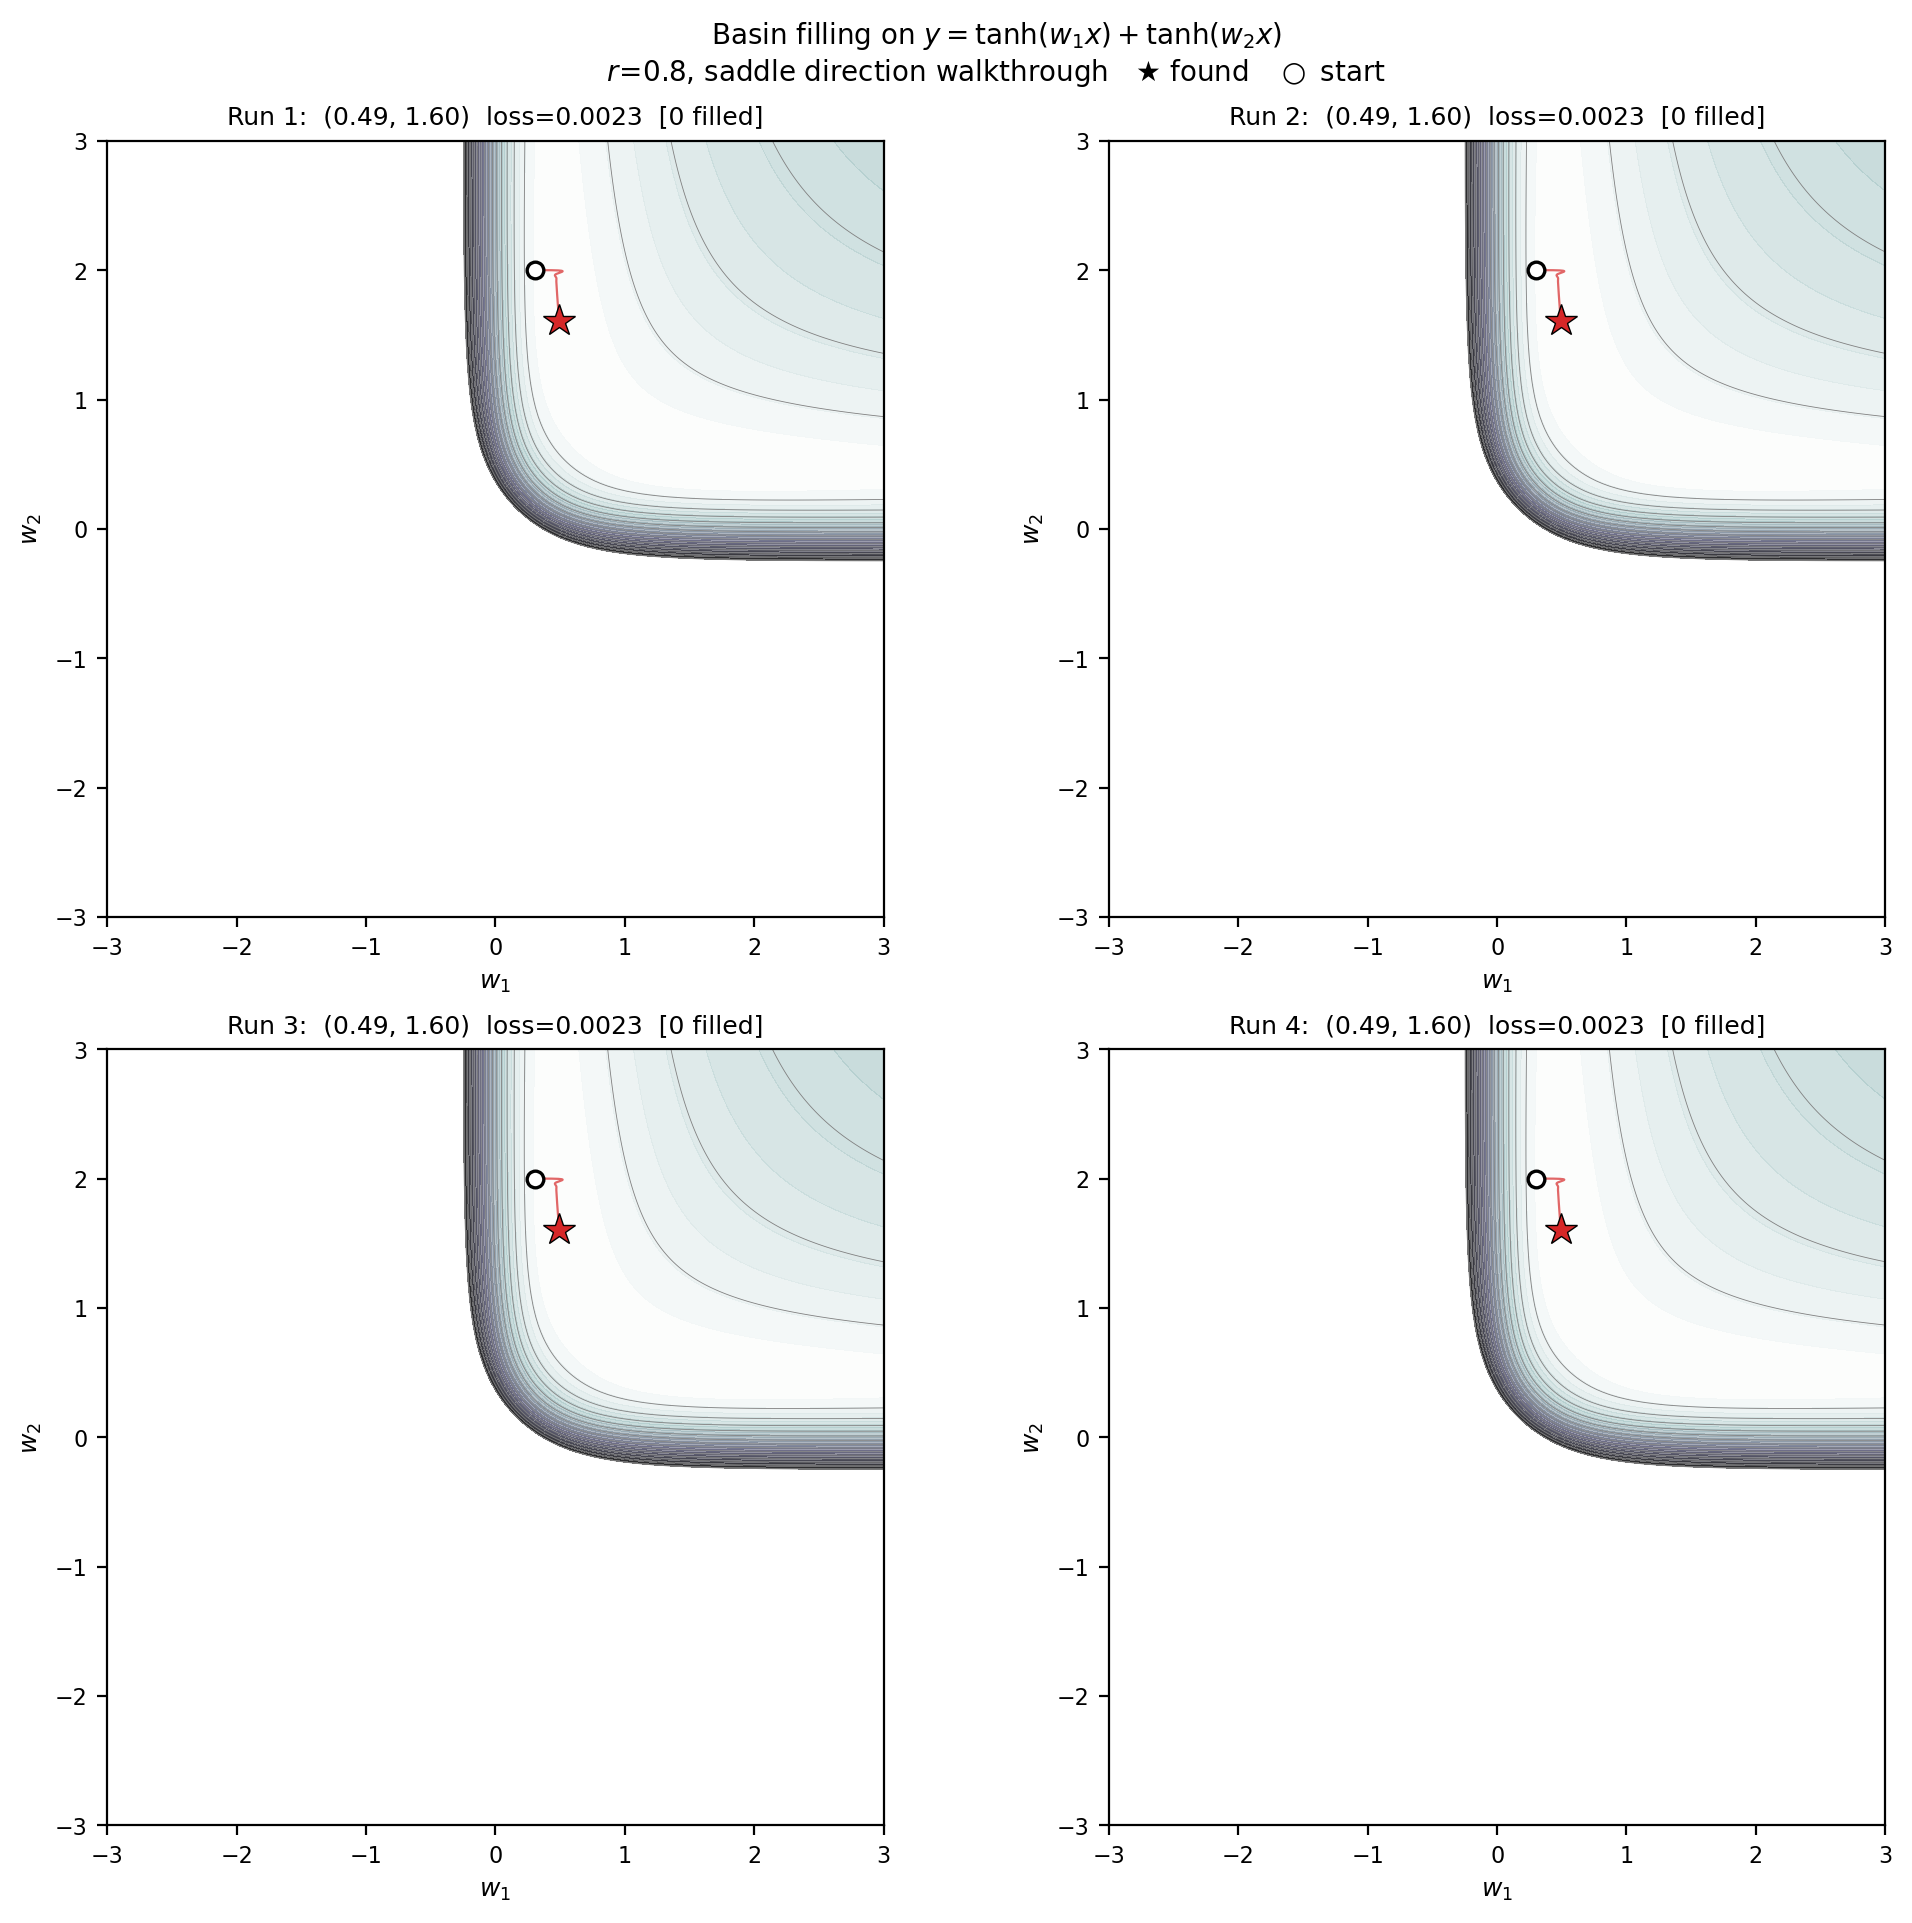

The Python source for this figure:
"""Basin filling on a 2-parameter toy neural network.

Model: y = tanh(w1 * x) + tanh(w2 * x)  (2 hidden units, fixed output weights)
Data:  x in [-3, 3], y = tanh(1.5x) + tanh(0.5x) + noise
Loss:  MSE over 200 data points

The permutation symmetry (w1, w2) <-> (w2, w1) and the sign symmetry of
tanh create multiple equivalent minima.  Basin filling discovers them.
"""

import sys, os
sys.path.insert(0, os.path.join(os.path.dirname(__file__), '..', 'parameters'))
sys.path.insert(0, os.path.join(os.path.dirname(__file__), '..', 'optimisers'))

import jax
import jax.numpy as jnp
import numpy as np
import matplotlib
matplotlib.use('Agg')
import matplotlib.pyplot as plt
from matplotlib.colors import LogNorm

jax.config.update('jax_enable_x64', True)

from basin_filling.core import (
    Basin, BasinFillingConfig, run_basin_filling,
)
from basin_filling.strategies import detection, radius, walkthrough, containment
import optax

# ---------------------------------------------------------------------------
# Data and model
# ---------------------------------------------------------------------------
np.random.seed(42)
N_DATA = 200
x_data = np.linspace(-3, 3, N_DATA)
y_data = np.tanh(1.5 * x_data) + np.tanh(0.5 * x_data) + 0.05 * np.random.randn(N_DATA)

x_jax = jnp.array(x_data)
y_jax = jnp.array(y_data)


def predict(params, x):
    """y = tanh(w1 * x) + tanh(w2 * x)"""
    w1, w2 = params[0], params[1]
    return jnp.tanh(w1 * x) + jnp.tanh(w2 * x)


def loss_fn(params):
    pred = predict(params, x_jax)
    return jnp.mean((pred - y_jax) ** 2)


grad_fn = jax.grad(loss_fn)

# ---------------------------------------------------------------------------
# Compute loss landscape on a grid
# ---------------------------------------------------------------------------
w1_range = np.linspace(-3, 3, 300)
w2_range = np.linspace(-3, 3, 300)
W1, W2 = np.meshgrid(w1_range, w2_range)
Z = np.zeros_like(W1)
for i in range(W1.shape[0]):
    for j in range(W1.shape[1]):
        Z[i, j] = float(loss_fn(jnp.array([W1[i, j], W2[i, j]])))

# ---------------------------------------------------------------------------
# Run basin filling
# ---------------------------------------------------------------------------
initial = jnp.array([0.3, 2.0])

create_optimizer = lambda: optax.sgd(learning_rate=0.01, momentum=0.9)

cfg = BasinFillingConfig(
    detect_stuck=detection.loss_plateau(threshold=1e-6),
    estimate_radius=radius.fixed(value=0.8),
    check_inside=containment.sphere_check(),
    walkthrough=walkthrough.saddle_direction(loss_fn, step_size=0.1),
    detection_patience=50, max_runs=12, max_steps_per_run=5000,
)

result = run_basin_filling(loss_fn, grad_fn, initial, create_optimizer, cfg)

# Build run_data from result (need archive snapshots per run)
archive = []
run_data = []
traj_idx = 0
for traj in result['trajectories']:
    archive_before = list(archive)
    # Check if this run found a basin (trajectory ends with stuck detection)
    found = None
    for b in result['archive']:
        if b.run_idx == traj_idx:
            found = b
            break
    if found is not None:
        archive.append(found)
        run_data.append((traj, found, archive_before))
    traj_idx += 1

# Pick first few distinct basins for panels
seen = set()
panels = []
for traj, basin, arch_before in run_data:
    key = (round(basin.center[0], 1), round(basin.center[1], 1))
    if key not in seen:
        seen.add(key)
        panels.append((traj, basin, arch_before))
    if len(panels) == 4:
        break

n_panels = min(len(panels), 4)
if n_panels == 0:
    print("No basins found!")
    sys.exit(1)

# Pad to 4 if needed
while len(panels) < 4:
    panels.append(panels[-1])

# ---------------------------------------------------------------------------
# Plot
# ---------------------------------------------------------------------------
fig, axes = plt.subplots(2, 2, figsize=(10, 9.5), constrained_layout=True)
axes = axes.flatten()

for idx, ax in enumerate(axes):
    traj, basin, arch_before = panels[idx]

    # Loss contours
    ax.contourf(W1, W2, Z, levels=np.linspace(0, 1.0, 30),
                cmap='bone_r', alpha=0.6)
    ax.contour(W1, W2, Z, levels=np.linspace(0, 1.0, 15),
               colors='gray', linewidths=0.3)

    # Filled basins — Phi damping heatmap
    if arch_before:
        Phi = np.ones_like(Z)
        for b in arch_before:
            dist_sq = (W1 - b.center[0])**2 + (W2 - b.center[1])**2
            psi_k = np.exp(-dist_sq / (2.0 * b.radius**2))
            Phi *= (1.0 - psi_k)
        ax.contourf(W1, W2, 1.0 - Phi,
                    levels=[0.05, 0.2, 0.5, 0.8, 0.95],
                    cmap='Blues', alpha=0.35, zorder=2)
        ax.contour(W1, W2, 1.0 - Phi,
                   levels=[0.5], colors='steelblue',
                   linewidths=1.0, linestyles='--', zorder=2)
        for b in arch_before:
            ax.plot(b.center[0], b.center[1], 'x', color='steelblue',
                    markersize=7, markeredgewidth=1.5, zorder=5)

    # Trajectory
    pts = np.array([s.params for s in traj])
    ax.plot(pts[:, 0], pts[:, 1], '-', color='#d62728',
            linewidth=0.8, alpha=0.7, zorder=3)

    # Start and end
    ax.plot(pts[0, 0], pts[0, 1], 'o', color='white', markersize=6,
            markeredgecolor='black', markeredgewidth=1.2, zorder=6)
    ax.plot(pts[-1, 0], pts[-1, 1], '*', color='#d62728', markersize=12,
            markeredgecolor='black', markeredgewidth=0.5, zorder=6)

    ax.set_xlim(-3, 3)
    ax.set_ylim(-3, 3)
    ax.set_aspect('equal')
    n_filled = len(arch_before)
    loss_val = basin.loss
    ax.set_title(f'Run {idx+1}:  ({basin.center[0]:.2f}, {basin.center[1]:.2f})'
                 f'  loss={loss_val:.4f}  [{n_filled} filled]',
                 fontsize=9)
    ax.set_xlabel(r'$w_1$', fontsize=9)
    ax.set_ylabel(r'$w_2$', fontsize=9)
    ax.tick_params(labelsize=8)

fig.suptitle(
    r'Basin filling on $y = \tanh(w_1 x) + \tanh(w_2 x)$'
    '\n'
    r'$r\!=\!0.8$, saddle direction walkthrough'
    r'$\quad\bigstar$ found'
    r'$\quad\bigcirc$ start',
    fontsize=10,
)

outpath = os.path.join(os.path.dirname(__file__), 'basin_filling_toynet.pdf')
fig.savefig(outpath, dpi=200, bbox_inches='tight')
outpath_png = outpath.replace('.pdf', '.png')
fig.savefig(outpath_png, dpi=200, bbox_inches='tight')
print(f'Saved: {outpath}')
print(f'Saved: {outpath_png}')

# Print summary
print(f'\nFound {len(archive)} basins:')
for i, b in enumerate(archive):
    pred = predict(jnp.array(b.center), x_jax)
    mse = float(jnp.mean((pred - y_jax) ** 2))
    print(f'  Basin {i}: w=({b.center[0]:.3f}, {b.center[1]:.3f}), '
          f'loss={b.loss:.6f}, MSE={mse:.6f}')
plt.close()
